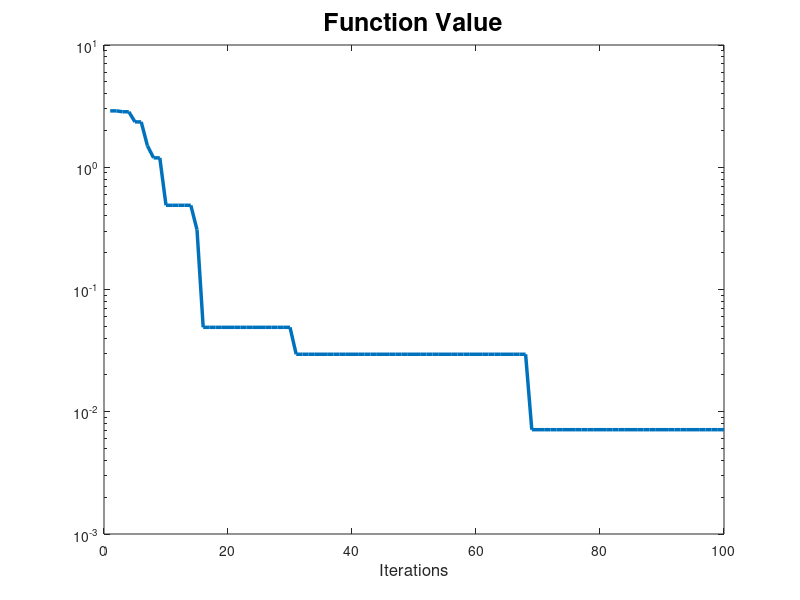
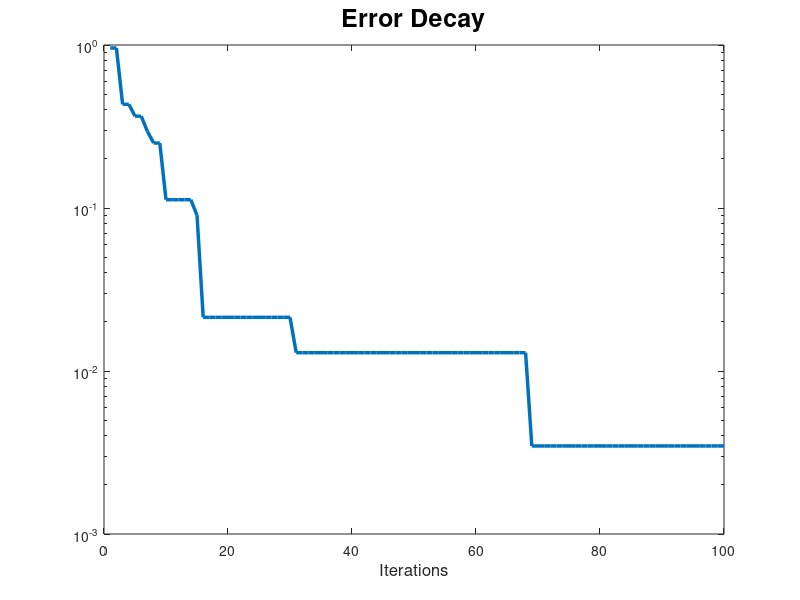

MATLAB code for these plots, in order:
clc
clear all
close all

%% Ackley function minimization in dimension d through FA

d = 2;
B = 0;
C = 0;
fa = @(x) -20*exp(-(0.2/sqrt(d))*norm(x-B,2))-exp(1/d*sum(cos(2*pi*(x-B))))+ 20+ exp(1)+ C;

%% Parameters

N      = 100;       % Number of agents
niter  = 100;   % between 40 and 100
alpha  = 0.5;        
gamma  = 0.1;   % from 0.01 to 100
beta0  = 1;

% Initial position in [-5,5]
X0 = rand(N,d)*10 -5; 
% Initialize Brightness
I0 = zeros(N,1);
for h=1:N
   I0(h)= fa(X0(h,:));
end

%% Method
X   = X0; 
I   = I0;
IA = zeros(N/2,1);
IB = zeros(N/2,1);
BestHist = zeros(niter,d);

tic
for k=1:niter 
    XA = X(1:N/2,:);
    XB = X(N/2+1:N,:);
    for h=1:N/2
        IA(h)= fa(XA(h,:));
        IB(h)= fa(XB(h,:));
    end
    r2 = sum((XA-XB).^2,2);       
    XA = XA + (IB < IA).*( (beta0*exp(-gamma*r2)).*(XB-XA)+ exp(-k/niter)*alpha*randn(N/2,d));
    XB = XB + (IA < IB).*( (beta0*exp(-gamma*r2)).*(XA-XB)+ exp(-k/niter)*alpha*randn(N/2,d));
    X= [XA;XB];
    X= X(randperm(N),:);
    for h=1:N
        I(h)= fa(X(h,:));
    end
    [m,minpos] = min(I);
    BestHist(k,:) = X(minpos,:);
end
toc

%% Grafici 
t=1:niter;
dec = zeros(niter,1);
dis = zeros(niter,1);
for i=1:niter
    dec(i)= fa(BestHist(i,:));
    dis(i)= norm(BestHist(i,:)-B,1);
end

% Grafico del decadimento
figure
semilogy(t,dec,'linewidth',2.5)
title("Function Value",'FontSize',18)
xlabel('Iterations','FontSize',12)

% Grafico della distanza
figure
semilogy(t,dis,'linewidth',2.5)
title("Error Decay",'FontSize',18)
xlabel('Iterations','FontSize',12)



